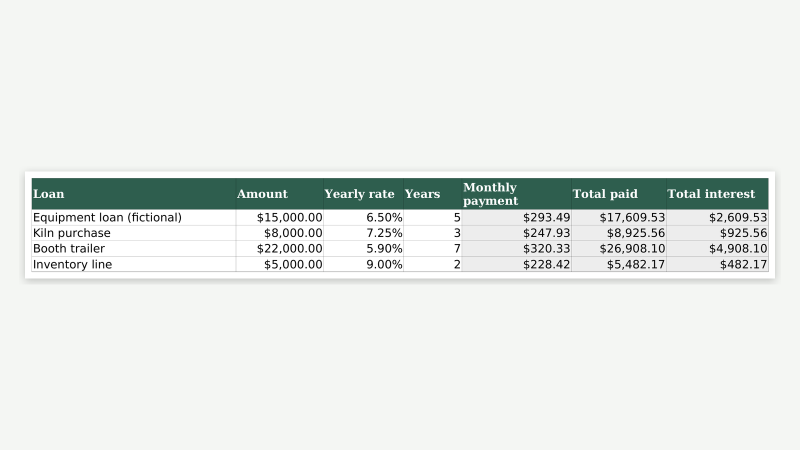
#> input picture images/2026-10-06-team-01-loan-payment-calculator-pmt-excel-google-sheets/loan-payment-calculator-template.png, 1600 x 900 px (shown at 1/2 size)
$ python -i make-heroes.py   (imports and definitions only)
#> lines starting #> are read from the running program, lines starting #| are printed output that depends on the picture
#!/usr/bin/env python3
"""Builds each post's hero image: a real LibreOffice render of the post's
template (or a before/after of the real print output), placed on a 1600x900
(16:9) canvas. The hero is the first image in the post, so Blogger uses it
as og:image, and Google Discover wants >=1200px-wide 16:9 images that are
"relevant and representative" (see tasks/briefs.md 2026-09-26).

Run from the repo root: python3 scripts/make-heroes.py
Needs libreoffice-calc, openpyxl, pymupdf, pillow.
"""
import io
import os
import sys

import pymupdf
from openpyxl import load_workbook
from PIL import Image, ImageFilter

from importlib.util import spec_from_file_location, module_from_spec

_spec = spec_from_file_location("rp", os.path.join(os.path.dirname(__file__), "render-previews.py"))
rp = module_from_spec(_spec)
# [1 line not run here, left out]

W, H, PAD = 1600, 900, 50
BG = (244, 246, 243)


# [106 lines left out: functions render, card, save, heroes_2026_10_06, heroes_2026_10_07, heroes_2026_10_08 and 1 more, not called in this run]


def etsy_only_copy(src):
    """Temp copy of the subtotal template with every non-Etsy row hidden (what the filter does)."""
    wb = load_workbook(src)
    ws = wb["Sales"]
    for r in range(2, ws.max_row + 1):
        if ws.cell(r, 2).value != "Etsy":
            ws.row_dimensions[r].hidden = True
    path = f"{rp.TMP}/subtotal-etsy.xlsx"
    wb.save(path)
    return path


# [915 lines left out: functions heroes_2026_10_10, heroes_2026_10_11, heroes_2026_10_12, heroes_2026_10_13, heroes_2026_10_14, heroes_2026_10_15 and 55 more, not called in this run]


T_1123 = "templates/"
D_1123 = "images/2026-11-23-team-0%d-%s/"


# [38 lines left out: functions heroes_2026_11_23_01, heroes_2026_11_23_02, heroes_2026_11_23_03, heroes_2026_11_23_04, heroes_2026_11_23_05, not called in this run]


T_1124 = "templates/"
D_1124 = "images/2026-11-24-team-0%d-%s/"


# [29 lines left out: functions heroes_2026_11_24_01, heroes_2026_11_24_02, heroes_2026_11_24_03, heroes_2026_11_24_04, heroes_2026_11_24_05, not called in this run]


T_1125 = "templates/"
D_1125 = "images/2026-11-25-team-0%d-%s/"


# [28 lines left out: functions heroes_2026_11_25_01, heroes_2026_11_25_02, heroes_2026_11_25_03, heroes_2026_11_25_04, heroes_2026_11_25_05, not called in this run]


T_1126 = "templates/"
D_1126 = "images/2026-11-26-team-0%d-%s/"


# [29 lines left out: functions heroes_2026_11_26_01, heroes_2026_11_26_02, heroes_2026_11_26_03, heroes_2026_11_26_04, heroes_2026_11_26_05, not called in this run]


T_1128 = "templates/"
D_1128 = "images/2026-11-28-team-0%d-%s/"


# [28 lines left out: functions heroes_2026_11_28_01, heroes_2026_11_28_02, heroes_2026_11_28_03, heroes_2026_11_28_04, heroes_2026_11_28_05, not called in this run]


T_1129 = "templates/"
D_1129 = "images/2026-11-29-team-0%d-%s/"


# [272 lines left out: functions heroes_2026_11_29_01, heroes_2026_11_29_02, heroes_2026_11_29_03, heroes_2026_11_29_04, heroes_2026_11_29_05, main and 5 more, not called in this run]


# [2 lines not run here, left out]

>>> import cv2
>>> picture = cv2.imread('../images/2026-10-06-team-01-loan-payment-calculator-pmt-excel-google-sheets/loan-payment-calculator-template.png', cv2.IMREAD_GRAYSCALE)
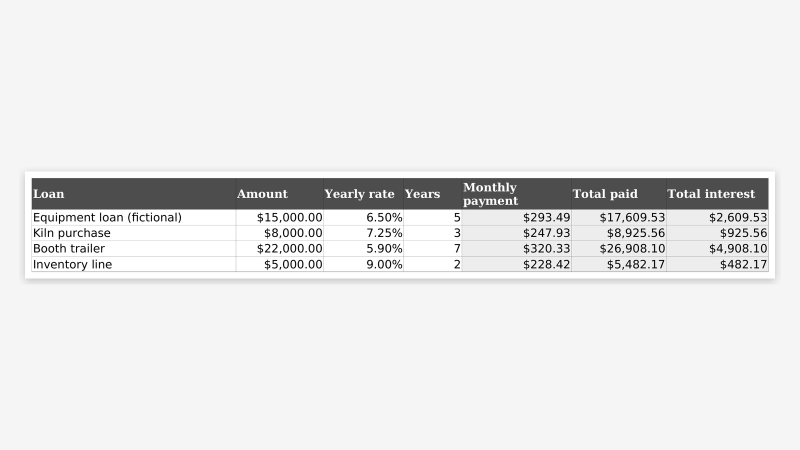
#> picture: shape (900, 1600) (shown at 1/2 size); min 0, max 255, mean 232.3
#> (the run stopped early here; a loop or call above may not have finished)
